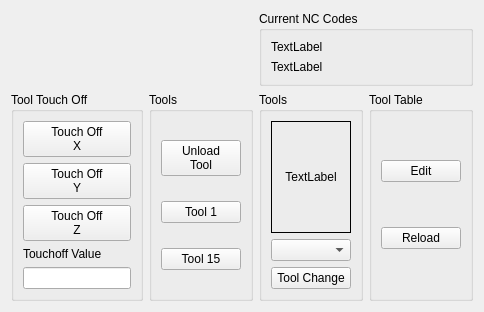
      <widget class="QWidget" name="tab_14">
       <attribute name="title">
        <string>Tools</string>
       </attribute>
       <layout class="QGridLayout" name="gridLayout_29" columnstretch="1,1,1,1">
        <item row="1" column="1">
         <widget class="QGroupBox" name="groupBox_17">
          <property name="title">
           <string>Tools</string>
          </property>
          <layout class="QGridLayout" name="gridLayout_28">
           <item row="1" column="0">
            <widget class="QPushButton" name="tool_change_pb_1">
             <property name="text">
              <string>Tool 1</string>
             </property>
            </widget>
           </item>
           <item row="0" column="0">
            <widget class="QPushButton" name="tool_change_pb_0">
             <property name="text">
              <string>Unload
Tool</string>
             </property>
            </widget>
           </item>
           <item row="2" column="0">
            <widget class="QPushButton" name="tool_change_pb_15">
             <property name="text">
              <string>Tool 15</string>
             </property>
            </widget>
           </item>
          </layout>
         </widget>
        </item>
        <item row="1" column="0">
         <widget class="QGroupBox" name="groupBox_16">
          <property name="title">
           <string>Tool Touch Off</string>
          </property>
          <layout class="QGridLayout" name="gridLayout_27">
           <item row="0" column="0">
            <widget class="QPushButton" name="tool_touchoff_x">
             <property name="text">
              <string>Touch Off
X</string>
             </property>
            </widget>
           </item>
           <item row="1" column="0">
            <widget class="QPushButton" name="tool_touchoff_y">
             <property name="text">
              <string>Touch Off
Y</string>
             </property>
            </widget>
           </item>
           <item row="2" column="0">
            <widget class="QPushButton" name="tool_touchoff_z">
             <property name="text">
              <string>Touch Off
Z</string>
             </property>
            </widget>
           </item>
           <item row="3" column="0">
            <widget class="QLabel" name="label_30">
             <property name="text">
              <string>Touchoff Value</string>
             </property>
            </widget>
           </item>
           <item row="4" column="0">
            <widget class="QLineEdit" name="tool_touchoff_le">
             <property name="sizePolicy">
              <sizepolicy hsizetype="Minimum" vsizetype="Fixed">
               <horstretch>0</horstretch>
               <verstretch>0</verstretch>
              </sizepolicy>
             </property>
             <property name="maximumSize">
              <size>
               <width>16777215</width>
               <height>16777215</height>
              </size>
             </property>
             <property name="alignment">
              <set>Qt::AlignRight|Qt::AlignTrailing|Qt::AlignVCenter</set>
             </property>
             <property name="input" stdset="0">
              <string>number</string>
             </property>
            </widget>
           </item>
          </layout>
         </widget>
        </item>
        <item row="1" column="2">
         <widget class="QGroupBox" name="groupBox_7">
          <property name="title">
           <string>Tools</string>
          </property>
          <layout class="QGridLayout" name="gridLayout_20">
           <item row="2" column="0">
            <widget class="QPushButton" name="tool_change_pb">
             <property name="text">
              <string>Tool Change</string>
             </property>
            </widget>
           </item>
           <item row="0" column="0">
            <widget class="QLabel" name="tool_in_spindle_lb">
             <property name="frameShape">
              <enum>QFrame::Box</enum>
             </property>
             <property name="text">
              <string>TextLabel</string>
             </property>
             <property name="alignment">
              <set>Qt::AlignCenter</set>
             </property>
            </widget>
           </item>
           <item row="1" column="0">
            <widget class="QComboBox" name="tool_change_cb"/>
           </item>
          </layout>
         </widget>
        </item>
        <item row="1" column="3">
         <widget class="QGroupBox" name="groupBox_3">
          <property name="title">
           <string>Tool Table</string>
          </property>
          <layout class="QGridLayout" name="gridLayout_33">
           <item row="0" column="0">
            <widget class="QPushButton" name="edit_tool_table_pb">
             <property name="text">
              <string>Edit</string>
             </property>
            </widget>
           </item>
           <item row="1" column="0">
            <widget class="QPushButton" name="reload_tool_table_pb">
             <property name="text">
              <string>Reload</string>
             </property>
            </widget>
           </item>
          </layout>
         </widget>
        </item>
        <item row="0" column="0">
         <spacer name="verticalSpacer_3">
          <property name="orientation">
           <enum>Qt::Vertical</enum>
          </property>
          <property name="sizeHint" stdset="0">
           <size>
            <width>20</width>
            <height>40</height>
           </size>
          </property>
         </spacer>
        </item>
        <item row="0" column="2" colspan="2">
         <widget class="QGroupBox" name="groupBox_18">
          <property name="title">
           <string>Current NC Codes</string>
          </property>
          <layout class="QGridLayout" name="gridLayout_3">
           <item row="0" column="0">
            <widget class="QLabel" name="gcodes_lb">
             <property name="text">
              <string>TextLabel</string>
             </property>
             <property name="wordWrap">
              <bool>true</bool>
             </property>
            </widget>
           </item>
           <item row="1" column="0">
            <widget class="QLabel" name="mcodes_lb">
             <property name="text">
              <string>TextLabel</string>
             </property>
             <property name="wordWrap">
              <bool>true</bool>
             </property>
            </widget>
           </item>
          </layout>
         </widget>
        </item>
       </layout>
      </widget>
